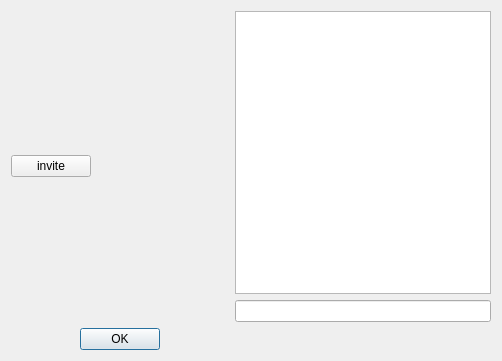
<?xml version="1.0" encoding="UTF-8"?>
<ui version="4.0">
 <class>RoomDialog</class>
 <widget class="QDialog" name="RoomDialog">
  <property name="geometry">
   <rect>
    <x>0</x>
    <y>0</y>
    <width>502</width>
    <height>361</height>
   </rect>
  </property>
  <property name="windowTitle">
   <string>Room</string>
  </property>
  <layout class="QGridLayout" name="gridLayout">
   <item row="0" column="0">
    <layout class="QVBoxLayout" name="playersVBox">
     <item>
      <widget class="QPushButton" name="invite">
       <property name="sizePolicy">
        <sizepolicy hsizetype="Fixed" vsizetype="Fixed">
         <horstretch>0</horstretch>
         <verstretch>0</verstretch>
        </sizepolicy>
       </property>
       <property name="text">
        <string>invite</string>
       </property>
      </widget>
     </item>
    </layout>
   </item>
   <item row="0" column="1">
    <layout class="QVBoxLayout" name="convVBox">
     <item>
      <widget class="QTextEdit" name="textEdit"/>
     </item>
     <item>
      <widget class="QLineEdit" name="lineEdit"/>
     </item>
    </layout>
   </item>
   <item row="1" column="0">
    <widget class="QDialogButtonBox" name="buttonBox">
     <property name="standardButtons">
      <set>QDialogButtonBox::Ok</set>
     </property>
     <property name="centerButtons">
      <bool>true</bool>
     </property>
    </widget>
   </item>
  </layout>
 </widget>
 <resources/>
 <connections/>
</ui>
